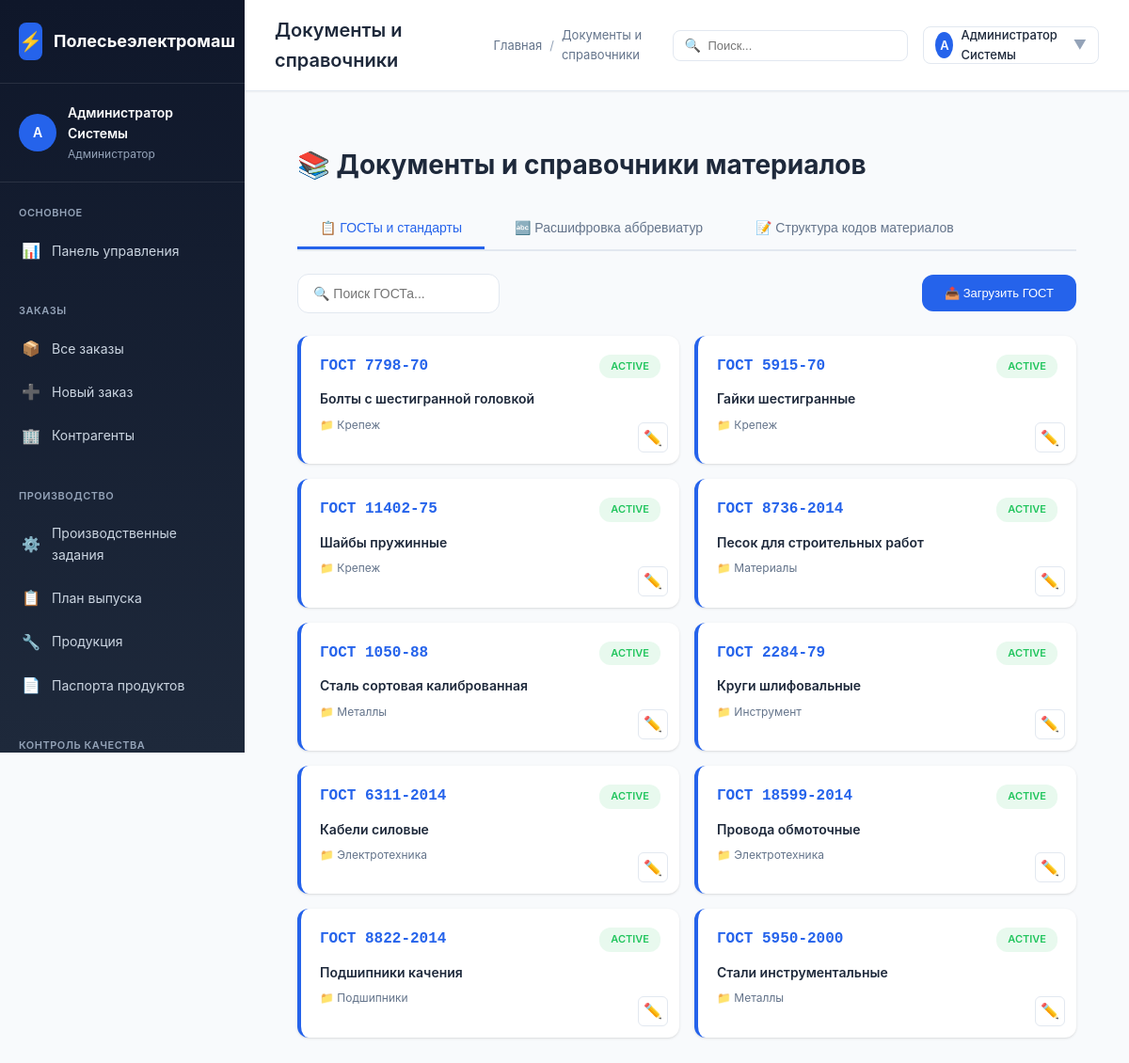
The app's page /polesie/modules/warehouse/docs.php (signed in) with its own data.
### tables this page shows
CREATE TABLE `users` (
  `id` INT AUTO_INCREMENT PRIMARY KEY,
  `username` VARCHAR(50) NOT NULL UNIQUE,
  `password_hash` VARCHAR(255) NOT NULL,
  `full_name` VARCHAR(100) NOT NULL,
  `email` VARCHAR(100),
  `role_id` INT,
  `is_active` BOOLEAN DEFAULT TRUE,
  `created_at` TIMESTAMP DEFAULT CURRENT_TIMESTAMP,
  CONSTRAINT `fk_users_role` FOREIGN KEY (`role_id`) REFERENCES `user_roles`(`id`) ON DELETE SET NULL
);

CREATE TABLE `user_roles` (
  `id` INT AUTO_INCREMENT PRIMARY KEY,
  `name` VARCHAR(100) NOT NULL,
  `code` VARCHAR(50) NOT NULL UNIQUE,
  `description` TEXT,
  `permissions` JSON
);

CREATE TABLE `material_categories` (
  `id` INT AUTO_INCREMENT PRIMARY KEY,
  `parent_id` INT,
  `name` VARCHAR(100) NOT NULL,
  `name_ru` VARCHAR(100),
  `code` VARCHAR(50) UNIQUE,
  `description` TEXT,
  CONSTRAINT `fk_mat_cat_parent` FOREIGN KEY (`parent_id`) REFERENCES `material_categories`(`id`) ON DELETE CASCADE
);

### polesie/config/config.php (called while the page is built, shortened)
<?php
function getDbConnection() {
    static $pdo = null;
    if ($pdo === null) {
        try {
            $dsn = "mysql:host=" . DB_HOST . ";dbname=" . DB_NAME . ";charset=" . DB_CHARSET;
            $options = [
                PDO::ATTR_ERRMODE => PDO::ERRMODE_EXCEPTION,
                PDO::ATTR_DEFAULT_FETCH_MODE => PDO::FETCH_ASSOC,
                PDO::ATTR_EMULATE_PREPARES => false,
            ];
            $pdo = new PDO($dsn, DB_USER, DB_PASS, $options);
        } catch (PDOException $e) {
            die("Ошибка подключения к базе данных: " . $e->getMessage());
        }
    }
    return $pdo;
}
function e($string) {
    return htmlspecialchars($string ?? '', ENT_QUOTES, 'UTF-8');
}
function getCurrentUser() {
    static $user = null;
    if ($user === null) {
        $pdo = getDbConnection();
        $stmt = $pdo->prepare("
            SELECT u.*, r.code as role_code, r.name as role_name
            FROM users u
            JOIN user_roles r ON u.role_id = r.id
            WHERE u.id = ? AND u.is_active = TRUE
        ");
        $stmt->execute([$_SESSION['user_id']]);
        $user = $stmt->fetch();
    }
    return $user;
}
function asset($path) {
    $path = ltrim($path, '/');
    return APP_URL . '/' . $path;
}
function pageUrl($path) {
    $path = ltrim($path, '/');
    return APP_URL . '/' . $path;
}

### polesie/modules/warehouse/docs.php (the view, shortened to what this page needs)
<?php
require_once __DIR__ . '/../../config/config.php';
$user = getCurrentUser();
$pdo = getDbConnection();
$pageTitle = 'Документы и справочники';
try {
    $stmt = $pdo->query("
        SELECT
            mc.id,
            mc.parent_id,
            mc.name_ru,
            mc.code,
            mc.description
        FROM material_categories mc
        ORDER BY mc.parent_id, mc.name_ru
    ");
    $allCategories = $stmt->fetchAll(PDO::FETCH_ASSOC);
} catch (PDOException $e) {
    $materialCategories = [];
}
$gostStandards = [
    ['gost_number' => 'ГОСТ 7798-70', 'title' => 'Болты с шестигранной головкой', 'category' => 'Крепеж', 'status' => 'active'],
    ['gost_number' => 'ГОСТ 5915-70', 'title' => 'Гайки шестигранные', 'category' => 'Крепеж', 'status' => 'active'],
    ['gost_number' => 'ГОСТ 11402-75', 'title' => 'Шайбы пружинные', 'category' => 'Крепеж', 'status' => 'active'],
    ['gost_number' => 'ГОСТ 8736-2014', 'title' => 'Песок для строительных работ', 'category' => 'Материалы', 'status' => 'active'],
    ['gost_number' => 'ГОСТ 1050-88', 'title' => 'Сталь сортовая калиброванная', 'category' => 'Металлы', 'status' => 'active'],
    ['gost_number' => 'ГОСТ 2284-79', 'title' => 'Круги шлифовальные', 'category' => 'Инструмент', 'status' => 'active'],
    ['gost_number' => 'ГОСТ 6311-2014', 'title' => 'Кабели силовые', 'category' => 'Электротехника', 'status' => 'active'],
    ['gost_number' => 'ГОСТ 18599-2014', 'title' => 'Провода обмоточные', 'category' => 'Электротехника', 'status' => 'active'],
    ['gost_number' => 'ГОСТ 8822-2014', 'title' => 'Подшипники качения', 'category' => 'Подшипники', 'status' => 'active'],
    ['gost_number' => 'ГОСТ 5950-2000', 'title' => 'Стали инструментальные', 'category' => 'Металлы', 'status' => 'active'],
];
?>
<!DOCTYPE html>
<html lang="ru">
<head>
    <link rel="stylesheet" href="<?= asset('assets/css/style.css') ?>">
</head>
<body>
    <div class="app-container">
        <?php include BASE_PATH . '/includes/sidebar.php'; ?>
        <div class="main-content">
            <?php include BASE_PATH . '/includes/topbar.php'; ?>
            <div class="content-area">
                <div class="docs-page">
                    <h1 style="margin-bottom: 24px;">📚 Документы и справочники материалов</h1>
                    <div class="docs-tabs">
                        <button class="doc-tab active" onclick="switchTab('gost')">📋 ГОСТы и стандарты</button>
                        <button class="doc-tab" onclick="switchTab('abbreviations')">🔤 Расшифровка аббревиатур</button>
                        <button class="doc-tab" onclick="switchTab('structures')">📝 Структура кодов материалов</button>
                    </div>
                    <div id="gost-section" class="doc-section active">
                        <div style="display: flex; justify-content: space-between; align-items: center; margin-bottom: 24px;">
                            <div class="search-box" style="margin-bottom: 0;">
                                <input type="text" class="search-input" placeholder="🔍 Поиск ГОСТа..." onkeyup="filterStandards(this.value)">
                            </div>
                            <button class="btn btn-primary" onclick="openUploadModal()" style="padding: 12px 24px; border-radius: var(--border-radius-lg); font-weight: 500;">
                                📤 Загрузить ГОСТ
                            </button>
                        </div>
                        <div class="standards-grid" id="standardsGrid">
                            <?php foreach ($gostStandards as $index => $gost): ?>
                            <?php
                                if (isset($gost['file_name']) && !empty($gost['file_name'])) {
                                    $gostFileName = $gost['file_name'];
                                } else {
                                    $gostNumberFull = preg_replace('/ГОСТ\s*([0-9.]+(?:-[0-9]+)?).*/i', '$1', $gost['gost_number']);
                                    $gostFileName = 'gost_' . str_replace('.', '-', $gostNumberFull) . '.pdf';
                                }
                                $gostLink = asset('assets/gosts/' . $gostFileName);
                            ?>
                            <div class="standard-card-wrapper" style="position: relative;">
                                <a href="<?= $gostLink ?>" target="_blank" class="standard-card-link" style="text-decoration: none; color: inherit; display: block;">
                                    <div class="standard-card"
                                         data-gost="<?= e(mb_strtolower($gost['gost_number'], 'UTF-8')) ?>"
                                         data-title="<?= e(mb_strtolower($gost['title'], 'UTF-8')) ?>"
                                         data-category="<?= e(mb_strtolower($gost['category'], 'UTF-8')) ?>">
                                        <div class="standard-header">
                                            <span class="standard-number"><?= e($gost['gost_number']) ?></span>
                                            <span class="standard-status status-active"><?= e($gost['status']) ?></span>
                                        </div>
                                        <div class="standard-title"><?= e($gost['title']) ?></div>
                                        <div class="standard-category">📁 <?= e($gost['category']) ?></div>
                                        <div class="standard-card-footer"></div>
                                    </div>
                                </a>
                                <button class="btn-icon edit-gost-btn"
                                        onclick="openEditModal(<?= $index ?>);"
                                        title="Редактировать"
                                        style="position: absolute; bottom: 12px; right: 12px; background: var(--bg-primary); border: 1px solid var(--border-color); border-radius: 6px; padding: 6px 10px; cursor: pointer; transition: all var(--transition-fast); z-index: 10;"
                                        onmouseover="this.style.background='var(--primary-color)'; this.style.color='white'"
                                        onmouseout="this.style.background='var(--bg-primary)'; this.style.color='var(--text-primary)'">
                                    ✏️
                                </button>
                            </div>
                            <?php endforeach; ?>
                        </div>
                    </div>
                </div>
            </div>
        </div>
    </div>
</body>
</html>

### polesie/includes/sidebar.php (shortened to what this page needs)
<div class="sidebar">
    <div class="sidebar-header">
        <div class="sidebar-logo">
            <div class="sidebar-logo-icon">⚡</div>
            <span>Полесьеэлектромаш</span>
        </div>
    </div>
    <div class="sidebar-user">
        <div class="sidebar-user-info">
            <div class="sidebar-user-avatar">
                <?= mb_substr($user['full_name'], 0, 1) ?>
            </div>
            <div class="sidebar-user-details">
                <div class="sidebar-user-name"><?= e($user['full_name']) ?></div>
                <div class="sidebar-user-role"><?= e($user['role_name']) ?></div>
            </div>
        </div>
    </div>
    <nav class="sidebar-nav">
        <div class="sidebar-nav-section">
            <div class="sidebar-nav-title">Основное</div>
            <?php
            $currentPath = $_SERVER['PHP_SELF'];
            if (preg_match('#/polesie/(.*)$#i', $currentPath, $matches)) {
                $relativePath = $matches[1];
            } else {
                $relativePath = ltrim($currentPath, '/');
            }
            ?>
            <a href="<?= pageUrl('index.php') ?>" class="sidebar-nav-item <?= $relativePath === 'index.php' ? 'active' : '' ?>">
                <span class="sidebar-nav-icon">📊</span>
                <span>Панель управления</span>
            </a>
        </div>
        <div class="sidebar-nav-section">
            <div class="sidebar-nav-title">Заказы</div>
            <a href="<?= pageUrl('modules/orders/list.php') ?>" class="sidebar-nav-item <?= $relativePath === 'modules/orders/list.php' ? 'active' : '' ?>">
                <span class="sidebar-nav-icon">📦</span>
                <span>Все заказы</span>
            </a>
            <a href="<?= pageUrl('modules/orders/create.php') ?>" class="sidebar-nav-item <?= $relativePath === 'modules/orders/create.php' ? 'active' : '' ?>">
                <span class="sidebar-nav-icon">➕</span>
                <span>Новый заказ</span>
            </a>
            <a href="<?= pageUrl('modules/contractors/list.php') ?>" class="sidebar-nav-item <?= $relativePath === 'modules/contractors/list.php' ? 'active' : '' ?>">
                <span class="sidebar-nav-icon">🏢</span>
                <span>Контрагенты</span>
            </a>
        </div>
        <div class="sidebar-nav-section">
            <div class="sidebar-nav-title">Производство</div>
            <a href="<?= pageUrl('modules/production/list.php') ?>" class="sidebar-nav-item <?= $relativePath === 'modules/production/list.php' ? 'active' : '' ?>">
                <span class="sidebar-nav-icon">⚙️</span>
                <span>Производственные задания</span>
            </a>
            <a href="<?= pageUrl('modules/production/plan.php') ?>" class="sidebar-nav-item <?= $relativePath === 'modules/production/plan.php' ? 'active' : '' ?>">
                <span class="sidebar-nav-icon">📋</span>
                <span>План выпуска</span>
            </a>
            <a href="<?= pageUrl('modules/products/list.php') ?>" class="sidebar-nav-item <?= $relativePath === 'modules/products/list.php' ? 'active' : '' ?>">
                <span class="sidebar-nav-icon">🔧</span>
                <span>Продукция</span>
            </a>
            <a href="<?= pageUrl('modules/products/passports.php') ?>" class="sidebar-nav-item <?= $relativePath === 'modules/products/passports.php' ? 'active' : '' ?>">
                <span class="sidebar-nav-icon">📄</span>
                <span>Паспорта продуктов</span>
            </a>
        </div>
        <div class="sidebar-nav-section">
            <div class="sidebar-nav-title">Контроль качества</div>
        </div>
    </nav>
</div>

### polesie/includes/topbar.php (shortened to what this page needs)
<div class="topbar">
    <div class="topbar-left">
        <h1 class="topbar-title"><?= e($pageTitle) ?></h1>
        <div class="topbar-breadcrumb">
            <a href="<?= pageUrl('index.php') ?>">Главная</a>
            <span class="topbar-breadcrumb-separator">/</span>
            <span><?= e($pageTitle) ?></span>
        </div>
    </div>
    <div class="topbar-right">
        <div style="position: relative;">
            <input
                type="text"
                placeholder="Поиск..."
                style="padding: 8px 14px 8px 36px; border: 1px solid var(--border-color); border-radius: var(--border-radius); width: 250px; font-size: 13px;"
            >
            <span style="position: absolute; left: 12px; top: 50%; transform: translateY(-50%); color: var(--text-muted);">🔍</span>
        </div>
        <div style="position: relative;">
            <div class="topbar-action" onclick="toggleProfileMenu()" style="width: auto; padding: 8px 12px; gap: 8px;">
                <div style="width: 28px; height: 28px; background: var(--primary-color); border-radius: 50%; display: flex; align-items: center; justify-content: center; color: white; font-size: 13px; font-weight: 600;">
                    <?= mb_substr($user['full_name'], 0, 1) ?>
                </div>
                <span style="font-size: 13px; font-weight: 500;"><?= e($user['full_name']) ?></span>
                <span style="color: var(--text-muted);">▼</span>
            </div>
        </div>
    </div>
</div>

### polesie/modules/warehouse/docs.php (style rules this page uses)
.docs-page { padding: 24px; }
.docs-tabs { display: flex; gap: 8px; margin-bottom: 24px; border-bottom: 2px solid var(--border-color); padding-bottom: 0; }
.doc-tab { padding: 12px 24px; background: transparent; border: none; border-bottom: 3px solid transparent; cursor: pointer; font-size: 14px; font-weight: 500; color: var(--text-secondary); transition: all var(--transition-fast); }
.doc-tab.active { color: var(--primary-color); border-bottom-color: var(--primary-color); }
.doc-section { display: none; }
.doc-section.active { display: block; }
.standards-grid { display: grid; grid-template-columns: repeat(auto-fill, minmax(400px, 1fr)); gap: 16px; }
.standard-card-wrapper { position: relative; display: flex; flex-direction: column; height: 100%; }
.standard-card-link { display: block; flex-grow: 1; }
.standard-card { background: var(--bg-primary); border-radius: var(--border-radius-lg); padding: 20px; box-shadow: var(--shadow); border-left: 4px solid var(--primary-color); height: 100%; box-sizing: border-box; display: flex; flex-direction: column; }
.standard-card-footer { margin-top: auto; padding-top: 12px; display: flex; justify-content: flex-end; }
.standard-header { display: flex; justify-content: space-between; align-items: flex-start; margin-bottom: 12px; }
.standard-number { font-size: 16px; font-weight: 700; color: var(--primary-color); font-family: 'Courier New', monospace; }
.standard-status { padding: 4px 12px; border-radius: 12px; font-size: 11px; font-weight: 600; text-transform: uppercase; }
.status-active { background: rgba(34, 197, 94, 0.1); color: #22c55e; }
.standard-title { font-size: 14px; font-weight: 600; color: var(--text-primary); margin-bottom: 8px; line-height: 1.4; }
.standard-category { font-size: 12px; color: var(--text-secondary); }
.search-box { margin-bottom: 24px; }
.search-input { width: 100%; max-width: 500px; padding: 12px 16px; border: 1px solid var(--border-color); border-radius: var(--border-radius-lg); font-size: 14px; background: var(--bg-primary); color: var(--text-primary); transition: all var(--transition-fast); }
.btn { display: inline-flex; align-items: center; gap: 8px; padding: 10px 18px; border: none; border-radius: var(--border-radius-lg); font-size: 13px; font-weight: 500; cursor: pointer; transition: all var(--transition-fast); }
.btn-primary { background: var(--primary-color); color: white; }

### records on screen
users: full_name "А", full_name "Администратор Системы", role.name "Администратор"
material_categories: gost_number "ГОСТ 8822-2014", status "ACTIVE", description "Подшипники качения", name_ru "Подшипники"

### other values on screen
$pageTitle "Документы и справочники"
$gost['gost_number'] "ГОСТ 7798-70"
$gost['status'] "ACTIVE"
$gost['title'] "Болты с шестигранной головкой"
$gost['category'] "Крепеж"
$gost['gost_number'] "ГОСТ 5915-70"
$gost['title'] "Гайки шестигранные"
$gost['gost_number'] "ГОСТ 11402-75"
$gost['title'] "Шайбы пружинные"
$gost['gost_number'] "ГОСТ 8736-2014"
$gost['title'] "Песок для строительных работ"
$gost['category'] "Материалы"
$gost['gost_number'] "ГОСТ 1050-88"
$gost['title'] "Сталь сортовая калиброванная"
$gost['category'] "Металлы"
